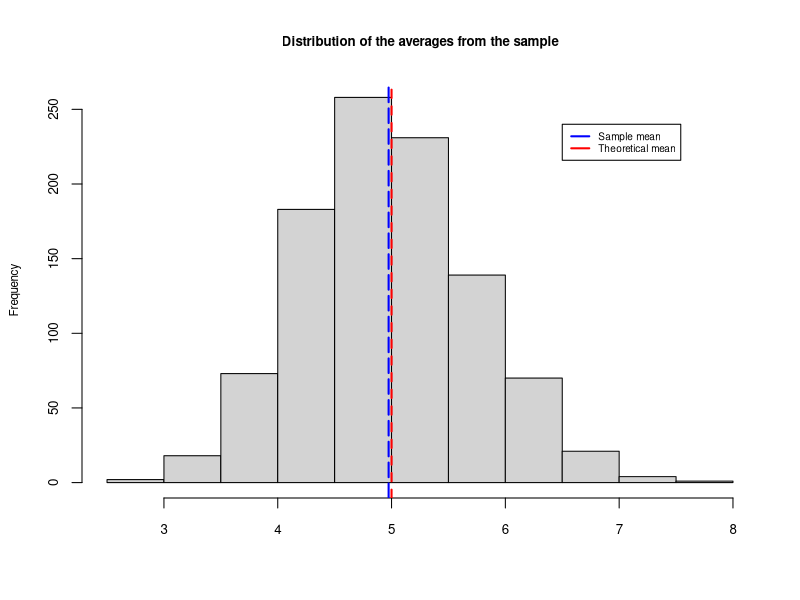
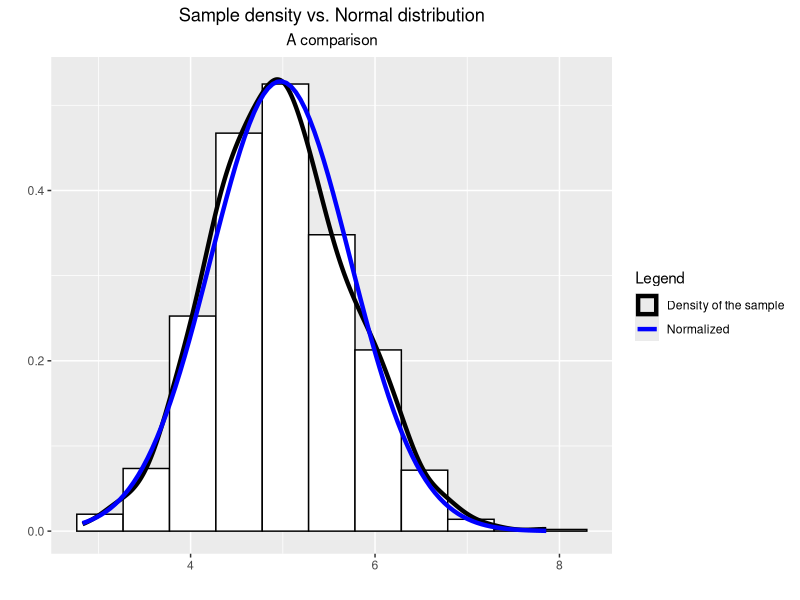
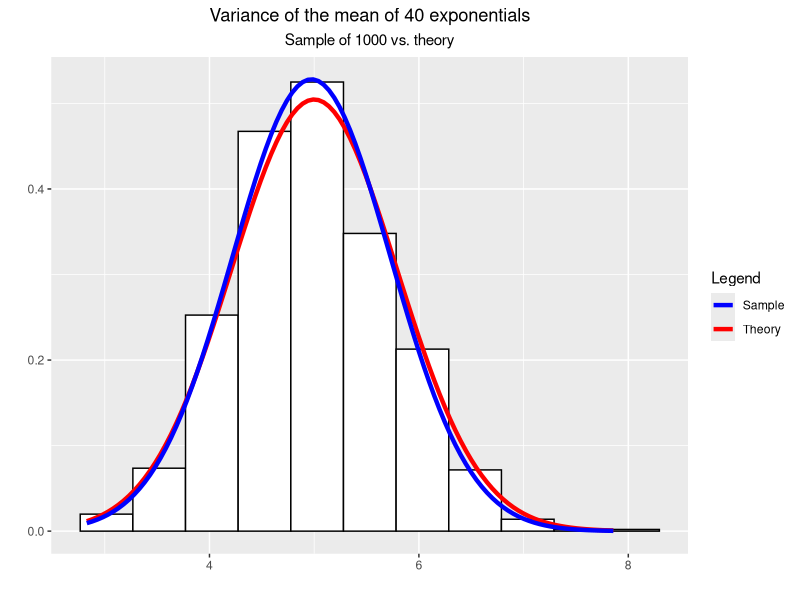

Source code (R) for these figures, in order:
## ---- chunk 1
n <- 40
lambda <- 0.2
## ---- chunk 2
expdistr <- NULL
for (i in 1 :1000) {
  sample <- rexp(n,lambda)
  expdistr <- c(expdistr, mean(sample))
}
samplemean <- mean(expdistr)
samplesd <- sd(expdistr)

mu <- 1/lambda
sigma <- 1/lambda
varmean <- sigma^2/n
## ---- chunk 3
hist(expdistr, xlab = "", main = "Distribution of the averages from the sample",
     cex.lab=0.7, cex.axis=0.8, cex.main=0.8)
abline(v=samplemean, lwd=2, lty=5, col="blue")
abline(v=mu, lwd=2, lty=2, col="red")
legend(6.5,240, legend = c("Sample mean", "Theoretical mean"),
     col= c("blue","red"), lwd=2:2, cex= 0.6)
## ---- chunk 4
mydata <- rbind(c(round(samplemean,2),round(samplesd^2,2)),c(mu,varmean))
colnames(mydata) <- c("Mean","Variance")
rownames(mydata) <- c("Sample", "Theory")
knitr::kable(mydata, caption = "Sample vs. Theory")
## ---- chunk 5
library(ggplot2)
g <- ggplot(data = as.data.frame(expdistr), aes(x=expdistr))
g + geom_histogram(aes(y = ..density..), bins=11, fill = "white",
     colour = "black") + geom_density(size = 1.5,
     aes(color = "black")) + stat_function(fun=dnorm, geom = "line",
     args = list(mean = samplemean, sd = samplesd), size = 1.5,
     aes(color = "blue")) + scale_colour_manual(guide = "legend",name = 
     'Legend', values =c('black'='black','blue'='blue'), labels = 
      c('Density of the sample', 'Normalized')) + labs(title = 
     "Sample density vs. Normal distribution", subtitle = "A comparison", x = "",
     y = "") + theme(plot.title = element_text(hjust = 0.5), plot.subtitle = 
    element_text(hjust = 0.5))
## ---- chunk 6
library(ggplot2)
g <- ggplot(data = as.data.frame(expdistr), aes(x=expdistr))
g + geom_histogram(aes(y = ..density..), bins=11, fill = "white",
      colour = "black") + stat_function(fun=dnorm, geom = "line", args = 
      list(mean = mu, sd = sqrt(varmean)), size = 1.5, aes(color = 
      "red")) + stat_function(fun=dnorm, geom = "line", args = list(mean = 
      samplemean, sd = samplesd), size = 1.5, aes(color = "blue")) + labs(title =
      "Variance of the mean of 40 exponentials", subtitle =
      "Sample of 1000 vs. theory", x = "", y = "") + theme(plot.title = 
      element_text(hjust = 0.5), plot.subtitle = element_text(hjust = 
      0.5)) + scale_colour_manual(guide = "legend",name = 'Legend', values =
      c('blue'='blue','red'='red'), labels = c('Sample','Theory'))
